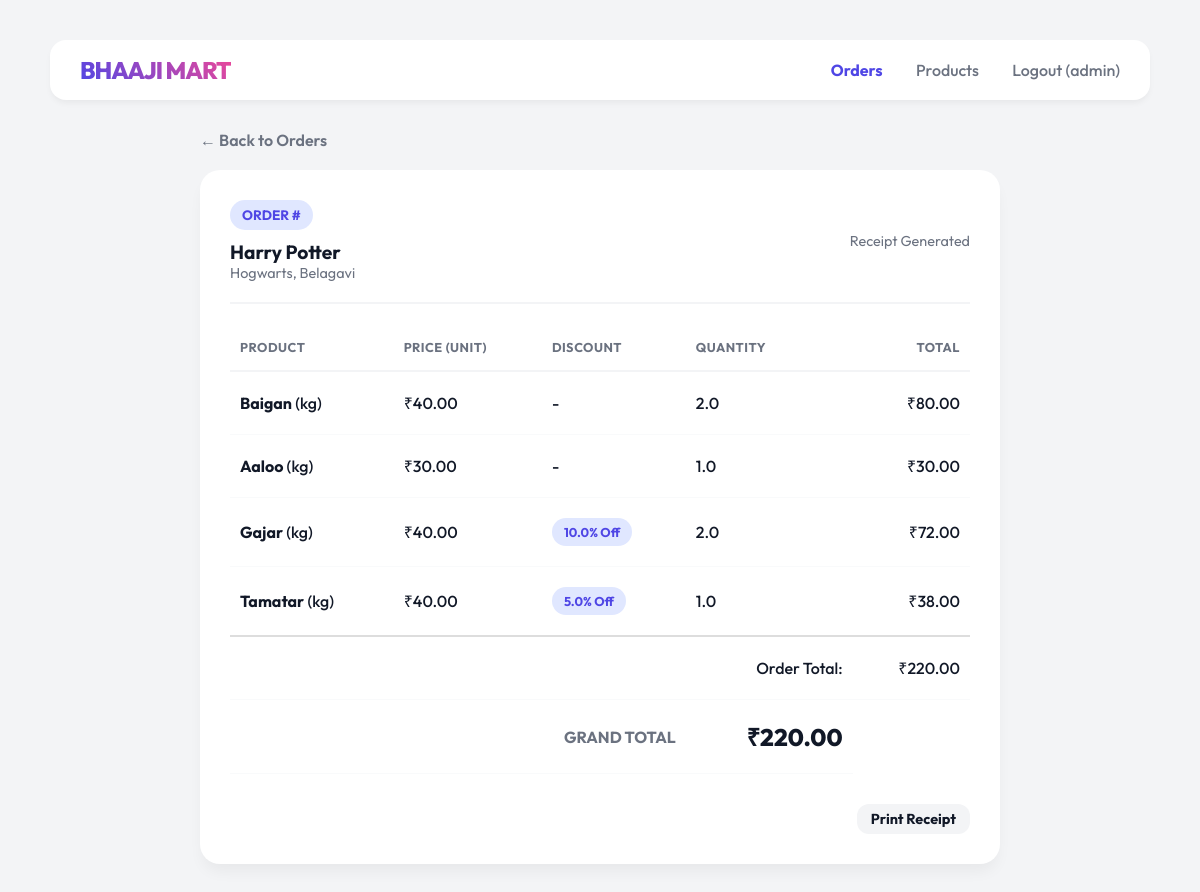
The page /order/1 (signed in) on the database its author committed.
### tables this page shows
CREATE TABLE users (
        id INTEGER PRIMARY KEY AUTOINCREMENT,
        username TEXT NOT NULL UNIQUE,
        password_hash TEXT NOT NULL,
        role TEXT NOT NULL CHECK(role IN ('admin', 'customer'))
    );

CREATE TABLE orders (
        order_id INTEGER PRIMARY KEY AUTOINCREMENT,
        customer_name TEXT,
        customer_address TEXT,
        order_date TEXT,
        total_amount REAL
    );

CREATE TABLE order_details (
        id INTEGER PRIMARY KEY AUTOINCREMENT,
        order_id INTEGER,
        product_id INTEGER,
        quantity REAL,
        FOREIGN KEY(order_id) REFERENCES orders(order_id),
        FOREIGN KEY(product_id) REFERENCES products(product_id)
    );

CREATE TABLE products (
        product_id INTEGER PRIMARY KEY AUTOINCREMENT,
        name TEXT NOT NULL,
        price REAL NOT NULL,
        unit TEXT NOT NULL,
        stock REAL NOT NULL DEFAULT 0 CHECK(stock >= 0),
        discount REAL NOT NULL DEFAULT 0 CHECK(discount >= 0 AND discount <= 100)
    );

### backend/app.py (the view)
@app.route("/order/<int:order_id>")
@login_required
def order_details(order_id):
    from orders import get_order
    details = get_order_details(order_id)
    order = get_order(order_id)
    return render_template("order_details.html", details=details, order=order)

### backend/app.py (called while the page is built)
@login_manager.user_loader
def load_user(user_id):
    conn = get_connection()
    user_data = conn.execute("SELECT * FROM users WHERE id = ?", (user_id,)).fetchone()
    conn.close()
    if user_data:
        return User(user_data['id'], user_data['username'], user_data['password_hash'], user_data['role'])
    return None

### backend/db.py (called while the page is built)
def get_connection():
    conn = sqlite3.connect(DB_NAME)
    conn.row_factory = sqlite3.Row
    return conn

### backend/orders.py (called while the page is built)
def get_order_details(order_id):
    conn = get_connection()
    details = conn.execute("""
        SELECT p.name, p.price, p.unit, p.discount, od.quantity
        FROM order_details od
        JOIN products p ON od.product_id = p.product_id
        WHERE od.order_id = ?
    """, (order_id,)).fetchall()
    conn.close()
    return details

def get_order(order_id):
    conn = get_connection()
    order = conn.execute("SELECT * FROM orders WHERE order_id = ?", (order_id,)).fetchone()
    conn.close()
    return order

### templates/order_details.html (shortened to what this page needs)
{% extends "base.html" %}
{% block content %}
<div class="container" style="max-width: 800px;">
    <div style="margin-bottom: 20px;">
        <a href="/" style="text-decoration: none; color: var(--text-sub); font-weight: 600;">← Back to Orders</a>
    </div>
    <div class="main-content">
        <div class="flex-between"
            style="border-bottom: 2px solid var(--bg-color); padding-bottom: 20px; margin-bottom: 20px;">
            <div>
                <span class="tag">ORDER #{{ order_id }}</span>
                <div style="margin-top: 10px; font-weight: bold; font-size: 1.2em;">
                    {{ order.customer_name }}
                </div>
                <div style="color: var(--text-sub); font-size: 0.9em;">
                    {{ order.customer_address }}
                </div>
            </div>
            <div style="text-align: right; color: var(--text-sub); font-size: 0.9em;">
                Receipt Generated
            </div>
        </div>
        <table style="margin-bottom: 30px;">
            <thead>
                <tr>
                    <th>Product</th>
                    <th>Price (Unit)</th>
                    <th>Discount</th>
                    <th>Quantity</th>
                    <th class="text-right">Total</th>
                </tr>
            </thead>
            <tbody>
                {% set ns = namespace(grand_total=0) %}
                {% for item in details %}
                {% set discounted_price = item.price * (1 - item.discount / 100) %}
                {% set line_total = discounted_price * item.quantity %}
                {% set ns.grand_total = ns.grand_total + line_total %}
                <tr>
                    <td><strong>{{ item.name }}</strong> ({{ item.unit }})</td>
                    <td>₹{{ "%.2f"|format(item.price) }}</td>
                    <td>
                        {% if item.discount > 0 %}
                        <span class="tag" style="font-size: 0.8em;">{{ item.discount }}% Off</span>
                        {% else %}
                        -
                        {% endif %}
                    </td>
                    <td>{{ item.quantity }}</td>
                    <td class="text-right">₹{{ "%.2f"|format(line_total) }}</td>
                </tr>
                {% endfor %}
                <tr style="border-top: 2px solid #ddd; font-weight: bold;">
                    <td colspan="4" style="text-align: right;">Order Total:</td>
                    <td class="text-right">₹{{ "%.2f"|format(order.total_amount) }}</td>
                </tr>
            </tbody>
            <td colspan="3" style="text-align: right; padding-top: 20px; font-weight: 700; color: var(--text-sub);">
                GRAND
                TOTAL</td>
            <td class="text-right" style="padding-top: 20px;">
                <span class="stat-val" style="font-size: 1.5em;">₹{{ "%.2f"|format(ns.grand_total) }}</span>
            </td>
        </table>
        <div style="text-align: right;">
            <button onclick="window.print()" class="btn btn-small"
                style="background: var(--bg-color); color: var(--text-main);">Print Receipt</button>
        </div>
    </div>
</div>
{% endblock %}

### templates/base.html (shortened to what this page needs)
<!DOCTYPE html>
<html lang="en">
<head>
    <link rel="stylesheet" href="{{ url_for('static', filename='style.css') }}">
</head>
<body>
    <div class="container">
        <div class="top-bar">
            <a href="/" class="logo">Bhaaji Mart</a>
            <div class="nav">
                {% if current_user.is_authenticated %}
                <a href="/"
                    class="{% if request.path == '/' or request.path.startswith('/order/') %}active{% endif %}">Orders</a>
                {% if current_user.role == 'admin' %}
                <a href="/products"
                    class="{% if request.path == '/products' or request.path.startswith('/edit_product') %}active{% endif %}">Products</a>
                {% endif %}
                <a href="/logout">Logout ({{ current_user.username }})</a>
                {% else %}
                <a href="/login" class="{% if request.path == '/login' %}active{% endif %}">Login</a>
                {% endif %}
            </div>
        </div>
        {% block content %}{% endblock %}
    </div>
</body>
</html>

### static/style.css (style rules this page uses)
:root { --bg-color: #f3f4f6; --surface: #ffffff; --primary: #4f46e5; --accent: #ec4899; --text-main: #111827; --text-sub: #6b7280; --border-light: #f9fafb; --input-bg: #f9fafb; --danger: #ef4444; }
body { background-color: var(--bg-color); color: var(--text-main); font-family: 'Outfit', sans-serif; margin: 0; padding: 40px; min-height: 100vh; }
.container { max-width: 1100px; margin: 0 auto; }
.top-bar { display: flex; justify-content: space-between; align-items: center; margin-bottom: 30px; background: var(--surface); padding: 15px 30px; border-radius: 16px; box-shadow: 0 4px 6px -1px rgba(0, 0, 0, 0.05); }
.logo { font-weight: 800; font-size: 1.5em; background: linear-gradient(45deg, var(--primary), var(--accent)); -webkit-background-clip: text; background-clip: text; -webkit-text-fill-color: transparent; text-transform: uppercase; letter-spacing: -1px; text-decoration: none; display: block; }
.nav a { text-decoration: none; color: var(--text-sub); font-weight: 500; margin-left: 30px; transition: 0.2s; }
.nav a.active { color: var(--primary); font-weight: 700; }
.main-content { background: var(--surface); border-radius: 20px; padding: 30px; box-shadow: 0 10px 15px -3px rgba(0, 0, 0, 0.05); }
.stat-val { font-size: 2em; font-weight: 800; margin-top: 5px; color: var(--text-main); }
table { width: 100%; border-collapse: collapse; }
th { text-align: left; padding: 15px 10px; color: var(--text-sub); font-size: 0.8em; text-transform: uppercase; letter-spacing: 0.5px; border-bottom: 2px solid #f3f4f6; }
td { padding: 20px 10px; border-bottom: 1px solid #f9fafb; font-weight: 500; }
.tag { background: #e0e7ff; color: var(--primary); padding: 6px 12px; border-radius: 20px; font-size: 0.85em; font-weight: 700; display: inline-block; }
.btn { display: inline-block; background: var(--text-main); color: #fff; border: none; padding: 12px 24px; border-radius: 12px; font-weight: 700; font-family: 'Outfit', sans-serif; font-size: 1em; cursor: pointer; text-decoration: none; text-align: center; transition: 0.2s; }
.btn-small { padding: 6px 14px; font-size: 0.9em; }
.text-right { text-align: right; }
.flex-between { display: flex; justify-content: space-between; align-items: center; }

### rows shown on the page
users: username "admin"
orders: customer_name "Harry Potter", customer_address "Hogwarts, Belagavi", total_amount "220.00"
order_details: name "Baigan", unit "kg", quantity "2.0", line_total "80.00"
products: price "40.00"
order_details: name "Aaloo", unit "kg", quantity "1.0", line_total "30.00"
products: price "30.00"
order_details: name "Gajar", unit "kg", discount "10.0", quantity "2.0", line_total "72.00"
products: price "40.00"
order_details: name "Tamatar", unit "kg", discount "5.0", quantity "1.0", line_total "38.00"
products: price "40.00"

### other values the page prints
{{ "%.2f"|format(ns.grand_total) }} "220.00"
